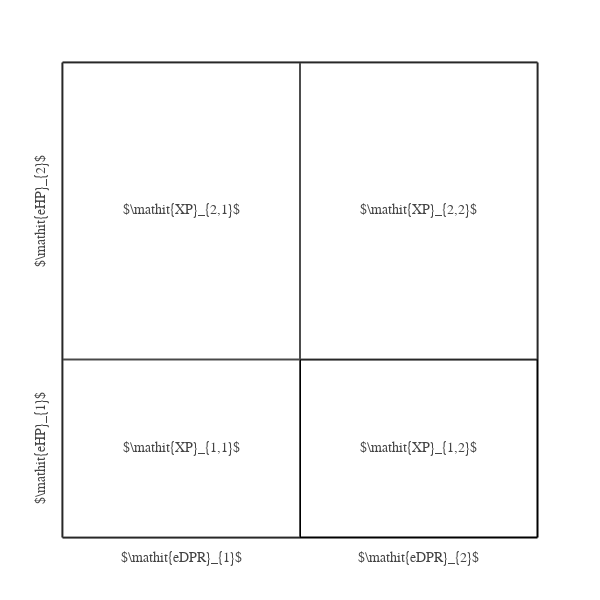

The code cell stored with this chart in its notebook:
### Code cell
# An example encounter diagram for two NPCs
eDPRs = [4, 4]
eHPs  = [3, 5]
eDPR_total = np.sum(eDPRs)
eHP_total = np.sum(eHPs)

damage = [
    {'targets': [1], 'damage': 5, 'efficiency': 1.0, 'color': 'white'},
    {'targets': [0], 'damage': 3, 'efficiency': 1.0, 'color': 'white'}
]

XP_log = create_XP_log(eHPs, eDPRs, damage)

# create figure
fig = go.Figure(
    layout=go.Layout(
        template=tfb.FIG_TEMPLATE,
        margin=dict(l=15, r=15, b=15, t=15, pad=4),
        #margin=dict(autoexpand=True),
        dragmode=False,
        xaxis=dict(
            range=[-0.1*eDPR_total, 1.1*eDPR_total],
            #autorange=True,
            mirror=False,
            showgrid=False,
            showline=False,
            zeroline=False,
            showticklabels=False,
            ticks='', minor=dict(ticks=''),
        ),
        yaxis=dict(
            range=[-0.1*eHP_total, 1.1*eHP_total],
            #autorange=True,
            mirror=False,
            showgrid=False,
            showline=False,
            zeroline=False,
            showticklabels=False,
            ticks='', minor=dict(ticks=''),
        ),
    )
)

fig = generate_XP_diagram_plotly(eHPs, eDPRs, XP_log, fig=fig)

# show figure
fig.update_layout(width=600, height=600)
fig.show(config=tfb.FIG_CONFIG)

# save figures
if SAVEFIGS:
    fig.update_layout(autosize=True, width=None, height=None)
    tfb.save_fig_html(fig, format='large', name='fig-xp-encounter-diagram-two-npcs-large', style='aspect-ratio: 600/600;')
    tfb.save_fig_html(fig, format='small', name='fig-xp-encounter-diagram-two-npcs-small', style='aspect-ratio: 600/600;')

enc_XP_total = encounter_XP(eDPRs, eHPs)
adj_XP_total = adjusted_XP_total(XP_log)
print('encounter multiplier: {:.2f}'.format(adj_XP_total/enc_XP_total))
eHP_total = sum(eHPs)
dmg_total = damage_total(XP_log)
dmg_overflow = damage_overflow_total(XP_log)
print('percent damage done: {} %'.format(100*dmg_total/eHP_total))
print('percent damage overflow: {} %'.format(100*(dmg_overflow/eHP_total)))

### Figure 1 — Plotly figure (JSON) as saved in the notebook; plotly's stock layout.template omitted (floating-point values rounded to 4 significant figures)
{"data": [{"hoverinfo": "skip", "line": {"color": "black", "dash": "solid"}, "mode": "lines", "showlegend": false, "type": "scatter", "x": [0, 8], "y": [0, 0]}, {"hoverinfo": "skip", "line": {"color": "black", "dash": "solid"}, "mode": "lines", "showlegend": false, "type": "scatter", "x": [0, 0], "y": [0, 8]}, {"hoverinfo": "skip", "line": {"color": "black", "dash": "solid"}, "mode": "lines", "showlegend": false, "type": "scatter", "x": [0, 8], "y": [3, 3]}, {"hoverinfo": "skip", "line": {"color": "black", "dash": "solid"}, "mode": "lines", "showlegend": false, "type": "scatter", "x": [4, 4], "y": [0, 8]}, {"hoverinfo": "skip", "line": {"color": "black", "dash": "solid"}, "mode": "lines", "showlegend": false, "type": "scatter", "x": [0, 8], "y": [8, 8]}, {"hoverinfo": "skip", "line": {"color": "black", "dash": "solid"}, "mode": "lines", "showlegend": false, "type": "scatter", "x": [8, 8], "y": [0, 8]}], "layout": {"annotations": [{"showarrow": false, "text": "$\\mathit{XP}_{1,1}$", "x": 2, "y": 1.5}, {"showarrow": false, "text": "$\\mathit{XP}_{2,1}$", "x": 2, "y": 5.5}, {"showarrow": false, "text": "$\\mathit{XP}_{1,2}$", "x": 6, "y": 1.5}, {"showarrow": false, "text": "$\\mathit{XP}_{2,2}$", "x": 6, "y": 5.5}, {"showarrow": false, "text": "$\\mathit{eDPR}_{1}$", "x": 2, "y": -0.35}, {"showarrow": false, "text": "$\\mathit{eHP}_{1}$", "textangle": -90, "x": -0.35, "y": 1.5}, {"showarrow": false, "text": "$\\mathit{eDPR}_{2}$", "x": 6, "y": -0.35}, {"showarrow": false, "text": "$\\mathit{eHP}_{2}$", "textangle": -90, "x": -0.35, "y": 5.5}], "dragmode": false, "height": 600, "margin": {"b": 15, "l": 15, "pad": 4, "r": 15, "t": 15}, "shapes": [{"fillcolor": "white", "line": {"color": "rgba(250,250,250,0)"}, "opacity": 0.3, "type": "rect", "x0": 0, "x1": 4, "y0": 3, "y1": 8}, {"fillcolor": "white", "line": {"color": "rgba(250,250,250,0)"}, "opacity": 0.3, "type": "rect", "x0": 4, "x1": 8, "y0": 3, "y1": 8}, {"fillcolor": "white", "line": {"color": "rgba(250,250,250,0)"}, "opacity": 0.3, "type": "rect", "x0": 0, "x1": 4, "y0": 0, "y1": 3}], "width": 600, "xaxis": {"minor": {"ticks": ""}, "mirror": false, "range": [-0.8, 8.8], "showgrid": false, "showline": false, "showticklabels": false, "ticks": "", "zeroline": false}, "yaxis": {"minor": {"ticks": ""}, "mirror": false, "range": [-0.8, 8.8], "showgrid": false, "showline": false, "showticklabels": false, "ticks": "", "zeroline": false}}}
